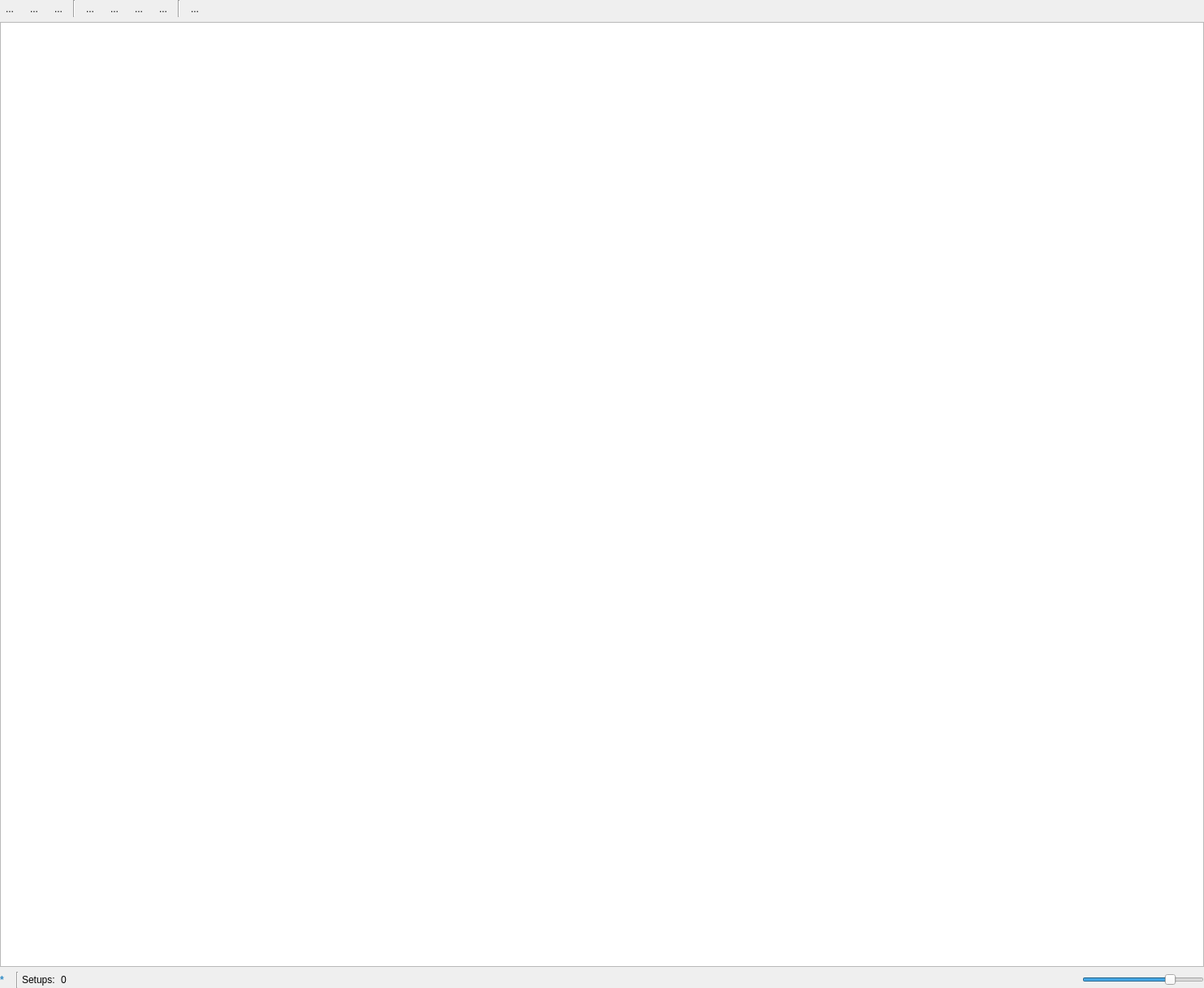
<?xml version="1.0" encoding="UTF-8"?>
<ui version="4.0">
 <class>Form</class>
 <widget class="QWidget" name="Form">
  <property name="geometry">
   <rect>
    <x>0</x>
    <y>0</y>
    <width>1483</width>
    <height>1217</height>
   </rect>
  </property>
  <property name="windowTitle">
   <string>Form</string>
  </property>
  <layout class="QVBoxLayout" name="verticalLayout">
   <property name="leftMargin">
    <number>0</number>
   </property>
   <property name="topMargin">
    <number>0</number>
   </property>
   <property name="rightMargin">
    <number>0</number>
   </property>
   <property name="bottomMargin">
    <number>0</number>
   </property>
   <item>
    <widget class="QWidget" name="widget_3" native="true">
     <property name="sizePolicy">
      <sizepolicy hsizetype="Preferred" vsizetype="Maximum">
       <horstretch>0</horstretch>
       <verstretch>0</verstretch>
      </sizepolicy>
     </property>
     <property name="maximumSize">
      <size>
       <width>16777215</width>
       <height>16777215</height>
      </size>
     </property>
     <layout class="QHBoxLayout" name="horizontalLayout_4">
      <property name="leftMargin">
       <number>0</number>
      </property>
      <property name="topMargin">
       <number>0</number>
      </property>
      <property name="rightMargin">
       <number>0</number>
      </property>
      <property name="bottomMargin">
       <number>0</number>
      </property>
      <item>
       <widget class="QToolButton" name="tbNewSetups">
        <property name="acceptDrops">
         <bool>false</bool>
        </property>
        <property name="toolTip">
         <string>Create a new setup pool</string>
        </property>
        <property name="styleSheet">
         <string notr="true">QToolButton::menu-indicator { image: none; }</string>
        </property>
        <property name="text">
         <string>...</string>
        </property>
        <property name="icon">
         <iconset resource="svg/dark_icons.qrc">
          <normaloff>:/pktk/images/normal/file_new</normaloff>
          <disabledoff>:/pktk/images/disabled/file_new</disabledoff>:/pktk/images/normal/file_new</iconset>
        </property>
        <property name="popupMode">
         <enum>QToolButton::InstantPopup</enum>
        </property>
        <property name="autoRaise">
         <bool>true</bool>
        </property>
        <property name="arrowType">
         <enum>Qt::NoArrow</enum>
        </property>
       </widget>
      </item>
      <item>
       <widget class="QToolButton" name="tbLoadSetups">
        <property name="acceptDrops">
         <bool>false</bool>
        </property>
        <property name="toolTip">
         <string>Load setup pool from an external file</string>
        </property>
        <property name="styleSheet">
         <string notr="true">QToolButton::menu-indicator { image: none; }</string>
        </property>
        <property name="text">
         <string>...</string>
        </property>
        <property name="icon">
         <iconset resource="svg/dark_icons.qrc">
          <normaloff>:/pktk/images/normal/folder_open</normaloff>
          <disabledoff>:/pktk/images/disabled/folder_open</disabledoff>:/pktk/images/normal/folder_open</iconset>
        </property>
        <property name="popupMode">
         <enum>QToolButton::InstantPopup</enum>
        </property>
        <property name="autoRaise">
         <bool>true</bool>
        </property>
        <property name="arrowType">
         <enum>Qt::NoArrow</enum>
        </property>
       </widget>
      </item>
      <item>
       <widget class="QToolButton" name="tbSaveSetups">
        <property name="acceptDrops">
         <bool>false</bool>
        </property>
        <property name="toolTip">
         <string>Save setup pool to an external file</string>
        </property>
        <property name="text">
         <string>...</string>
        </property>
        <property name="icon">
         <iconset resource="svg/dark_icons.qrc">
          <normaloff>:/pktk/images/normal/file_save</normaloff>
          <disabledoff>:/pktk/images/disabled/file_save</disabledoff>:/pktk/images/normal/file_save</iconset>
        </property>
        <property name="autoRaise">
         <bool>true</bool>
        </property>
       </widget>
      </item>
      <item>
       <widget class="Line" name="line">
        <property name="orientation">
         <enum>Qt::Vertical</enum>
        </property>
       </widget>
      </item>
      <item>
       <widget class="QToolButton" name="tbNewSetup">
        <property name="acceptDrops">
         <bool>false</bool>
        </property>
        <property name="toolTip">
         <string>Create a new setup</string>
        </property>
        <property name="styleSheet">
         <string notr="true">QToolButton::menu-indicator { image: none; }</string>
        </property>
        <property name="text">
         <string>...</string>
        </property>
        <property name="icon">
         <iconset resource="svg/dark_icons.qrc">
          <normaloff>:/pktk/images/normal/file_add</normaloff>
          <disabledoff>:/pktk/images/disabled/file_add</disabledoff>:/pktk/images/normal/file_add</iconset>
        </property>
        <property name="popupMode">
         <enum>QToolButton::InstantPopup</enum>
        </property>
        <property name="autoRaise">
         <bool>true</bool>
        </property>
        <property name="arrowType">
         <enum>Qt::NoArrow</enum>
        </property>
       </widget>
      </item>
      <item>
       <widget class="QToolButton" name="tbNewGroup">
        <property name="acceptDrops">
         <bool>false</bool>
        </property>
        <property name="toolTip">
         <string>Create a new group</string>
        </property>
        <property name="styleSheet">
         <string notr="true">QToolButton::menu-indicator { image: none; }</string>
        </property>
        <property name="text">
         <string>...</string>
        </property>
        <property name="icon">
         <iconset resource="svg/dark_icons.qrc">
          <normaloff>:/pktk/images/normal/folder_open_add</normaloff>
          <disabledoff>:/pktk/images/disabled/folder_open_add</disabledoff>:/pktk/images/normal/folder_open_add</iconset>
        </property>
        <property name="popupMode">
         <enum>QToolButton::InstantPopup</enum>
        </property>
        <property name="autoRaise">
         <bool>true</bool>
        </property>
        <property name="arrowType">
         <enum>Qt::NoArrow</enum>
        </property>
       </widget>
      </item>
      <item>
       <widget class="QToolButton" name="tbEdit">
        <property name="acceptDrops">
         <bool>false</bool>
        </property>
        <property name="toolTip">
         <string>Edit</string>
        </property>
        <property name="styleSheet">
         <string notr="true">QToolButton::menu-indicator { image: none; }</string>
        </property>
        <property name="text">
         <string>...</string>
        </property>
        <property name="icon">
         <iconset resource="svg/dark_icons.qrc">
          <normaloff>:/pktk/images/normal/edit</normaloff>
          <disabledoff>:/pktk/images/disabled/edit</disabledoff>:/pktk/images/normal/edit</iconset>
        </property>
        <property name="popupMode">
         <enum>QToolButton::DelayedPopup</enum>
        </property>
        <property name="autoRaise">
         <bool>true</bool>
        </property>
        <property name="arrowType">
         <enum>Qt::NoArrow</enum>
        </property>
       </widget>
      </item>
      <item>
       <widget class="QToolButton" name="tbDelete">
        <property name="toolTip">
         <string>Delete</string>
        </property>
        <property name="text">
         <string>...</string>
        </property>
        <property name="icon">
         <iconset>
          <normalon>:/pktk/images/normal/delete</normalon>
          <disabledon>:/pktk/images/disabled/delete</disabledon>
         </iconset>
        </property>
        <property name="autoRaise">
         <bool>true</bool>
        </property>
       </widget>
      </item>
      <item>
       <widget class="Line" name="line_2">
        <property name="orientation">
         <enum>Qt::Vertical</enum>
        </property>
       </widget>
      </item>
      <item>
       <widget class="QToolButton" name="tbApplySetup">
        <property name="toolTip">
         <string>Apply setup</string>
        </property>
        <property name="text">
         <string>...</string>
        </property>
        <property name="icon">
         <iconset resource="svg/dark_icons.qrc">
          <normaloff>:/pktk/images/normal/tune_apply</normaloff>
          <disabledoff>:/pktk/images/disabled/tune_apply</disabledoff>:/pktk/images/normal/tune_apply</iconset>
        </property>
        <property name="autoRaise">
         <bool>true</bool>
        </property>
       </widget>
      </item>
      <item>
       <spacer name="horizontalSpacer_3">
        <property name="orientation">
         <enum>Qt::Horizontal</enum>
        </property>
        <property name="sizeHint" stdset="0">
         <size>
          <width>40</width>
          <height>20</height>
         </size>
        </property>
       </spacer>
      </item>
     </layout>
    </widget>
   </item>
   <item>
    <widget class="WSetupManagerTv" name="tvSetups">
     <property name="editTriggers">
      <set>QAbstractItemView::NoEditTriggers</set>
     </property>
     <property name="dragEnabled">
      <bool>true</bool>
     </property>
     <property name="dragDropMode">
      <enum>QAbstractItemView::InternalMove</enum>
     </property>
     <property name="alternatingRowColors">
      <bool>true</bool>
     </property>
    </widget>
   </item>
   <item>
    <widget class="QWidget" name="widget_4" native="true">
     <layout class="QHBoxLayout" name="horizontalLayout_3">
      <property name="spacing">
       <number>4</number>
      </property>
      <property name="leftMargin">
       <number>0</number>
      </property>
      <property name="topMargin">
       <number>0</number>
      </property>
      <property name="rightMargin">
       <number>0</number>
      </property>
      <property name="bottomMargin">
       <number>0</number>
      </property>
      <item>
       <widget class="QLabel" name="lblNfoSetupModified">
        <property name="font">
         <font>
          <weight>75</weight>
          <bold>true</bold>
         </font>
        </property>
        <property name="toolTip">
         <string>Setup has been modified</string>
        </property>
        <property name="styleSheet">
         <string notr="true">color: palette(Highlight)</string>
        </property>
        <property name="text">
         <string>*</string>
        </property>
       </widget>
      </item>
      <item>
       <widget class="QLabel" name="lblNfoSetupFile">
        <property name="sizePolicy">
         <sizepolicy hsizetype="Maximum" vsizetype="Preferred">
          <horstretch>0</horstretch>
          <verstretch>0</verstretch>
         </sizepolicy>
        </property>
        <property name="font">
         <font>
          <italic>true</italic>
         </font>
        </property>
        <property name="toolTip">
         <string>Current available setups</string>
        </property>
        <property name="text">
         <string>&lt;New setups&gt;</string>
        </property>
       </widget>
      </item>
      <item>
       <widget class="Line" name="line_3">
        <property name="orientation">
         <enum>Qt::Vertical</enum>
        </property>
       </widget>
      </item>
      <item>
       <widget class="QLabel" name="label">
        <property name="sizePolicy">
         <sizepolicy hsizetype="Minimum" vsizetype="Preferred">
          <horstretch>0</horstretch>
          <verstretch>0</verstretch>
         </sizepolicy>
        </property>
        <property name="toolTip">
         <string>Current available setups</string>
        </property>
        <property name="text">
         <string>Setups: </string>
        </property>
       </widget>
      </item>
      <item>
       <widget class="QLabel" name="lblNbSetups">
        <property name="sizePolicy">
         <sizepolicy hsizetype="Minimum" vsizetype="Preferred">
          <horstretch>0</horstretch>
          <verstretch>0</verstretch>
         </sizepolicy>
        </property>
        <property name="toolTip">
         <string>Current available setups</string>
        </property>
        <property name="text">
         <string>0</string>
        </property>
       </widget>
      </item>
      <item>
       <spacer name="horizontalSpacer">
        <property name="orientation">
         <enum>Qt::Horizontal</enum>
        </property>
        <property name="sizeHint" stdset="0">
         <size>
          <width>40</width>
          <height>20</height>
         </size>
        </property>
       </spacer>
      </item>
      <item>
       <widget class="QSlider" name="hsIconSize">
        <property name="maximumSize">
         <size>
          <width>150</width>
          <height>16777215</height>
         </size>
        </property>
        <property name="toolTip">
         <string>Icon size</string>
        </property>
        <property name="maximum">
         <number>4</number>
        </property>
        <property name="pageStep">
         <number>1</number>
        </property>
        <property name="value">
         <number>3</number>
        </property>
        <property name="orientation">
         <enum>Qt::Horizontal</enum>
        </property>
        <property name="invertedAppearance">
         <bool>false</bool>
        </property>
       </widget>
      </item>
     </layout>
    </widget>
   </item>
  </layout>
 </widget>
 <customwidgets>
  <customwidget>
   <class>WSetupManagerTv</class>
   <extends>QTreeView</extends>
   <header>.pktk.widgets.wsetupmanager</header>
  </customwidget>
 </customwidgets>
 <resources>
  <include location="svg/dark_icons.qrc"/>
 </resources>
 <connections/>
</ui>
